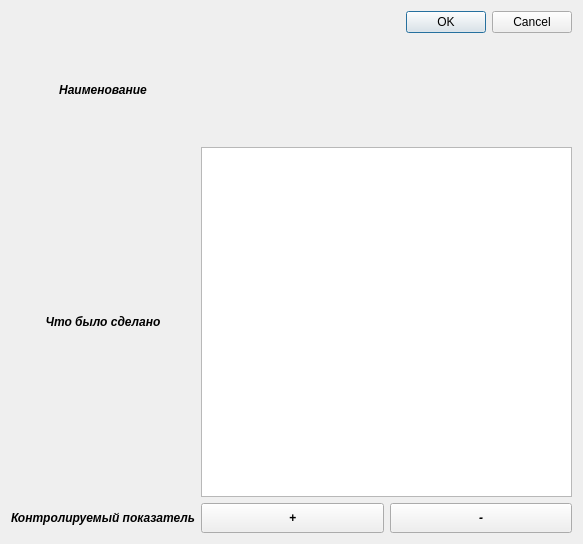
<?xml version="1.0" encoding="UTF-8"?>
<ui version="4.0">
 <class>elimination_task</class>
 <widget class="QDialog" name="elimination_task">
  <property name="geometry">
   <rect>
    <x>0</x>
    <y>0</y>
    <width>583</width>
    <height>544</height>
   </rect>
  </property>
  <property name="windowTitle">
   <string>Устранение задачи</string>
  </property>
  <property name="windowIcon">
   <iconset theme="accessories-text-editor">
    <normaloff>.</normaloff>.</iconset>
  </property>
  <layout class="QGridLayout" name="gridLayout">
   <item row="1" column="1" colspan="2">
    <widget class="QLabel" name="name_of_task">
     <property name="maximumSize">
      <size>
       <width>16777215</width>
       <height>200</height>
      </size>
     </property>
     <property name="text">
      <string/>
     </property>
     <property name="alignment">
      <set>Qt::AlignCenter</set>
     </property>
    </widget>
   </item>
   <item row="2" column="0">
    <widget class="QLabel" name="operations">
     <property name="maximumSize">
      <size>
       <width>16777215</width>
       <height>350</height>
      </size>
     </property>
     <property name="font">
      <font>
       <italic>true</italic>
       <bold>true</bold>
      </font>
     </property>
     <property name="text">
      <string>Что было сделано</string>
     </property>
     <property name="alignment">
      <set>Qt::AlignCenter</set>
     </property>
    </widget>
   </item>
   <item row="3" column="0">
    <widget class="QLabel" name="indicators_label">
     <property name="maximumSize">
      <size>
       <width>16777215</width>
       <height>30</height>
      </size>
     </property>
     <property name="font">
      <font>
       <italic>true</italic>
       <bold>true</bold>
      </font>
     </property>
     <property name="text">
      <string>Контролируемый показатель</string>
     </property>
     <property name="alignment">
      <set>Qt::AlignCenter</set>
     </property>
    </widget>
   </item>
   <item row="1" column="0">
    <widget class="QLabel" name="elimination_task_label">
     <property name="maximumSize">
      <size>
       <width>16777215</width>
       <height>200</height>
      </size>
     </property>
     <property name="font">
      <font>
       <italic>true</italic>
       <bold>true</bold>
      </font>
     </property>
     <property name="text">
      <string>Наименование</string>
     </property>
     <property name="alignment">
      <set>Qt::AlignCenter</set>
     </property>
    </widget>
   </item>
   <item row="3" column="1">
    <widget class="QPushButton" name="plus_indicator_combobox">
     <property name="maximumSize">
      <size>
       <width>16777215</width>
       <height>30</height>
      </size>
     </property>
     <property name="font">
      <font>
       <italic>true</italic>
       <bold>true</bold>
      </font>
     </property>
     <property name="text">
      <string>+</string>
     </property>
    </widget>
   </item>
   <item row="2" column="1" colspan="2">
    <widget class="QPlainTextEdit" name="plainTextEdit">
     <property name="maximumSize">
      <size>
       <width>16777215</width>
       <height>350</height>
      </size>
     </property>
    </widget>
   </item>
   <item row="3" column="2">
    <widget class="QPushButton" name="minus_indicator_combobox">
     <property name="maximumSize">
      <size>
       <width>16777215</width>
       <height>30</height>
      </size>
     </property>
     <property name="font">
      <font>
       <italic>true</italic>
       <bold>true</bold>
      </font>
     </property>
     <property name="text">
      <string>-</string>
     </property>
    </widget>
   </item>
   <item row="0" column="0" colspan="3">
    <widget class="QDialogButtonBox" name="buttonBox">
     <property name="standardButtons">
      <set>QDialogButtonBox::Cancel|QDialogButtonBox::Ok</set>
     </property>
     <property name="centerButtons">
      <bool>false</bool>
     </property>
    </widget>
   </item>
  </layout>
 </widget>
 <resources/>
 <connections/>
</ui>
